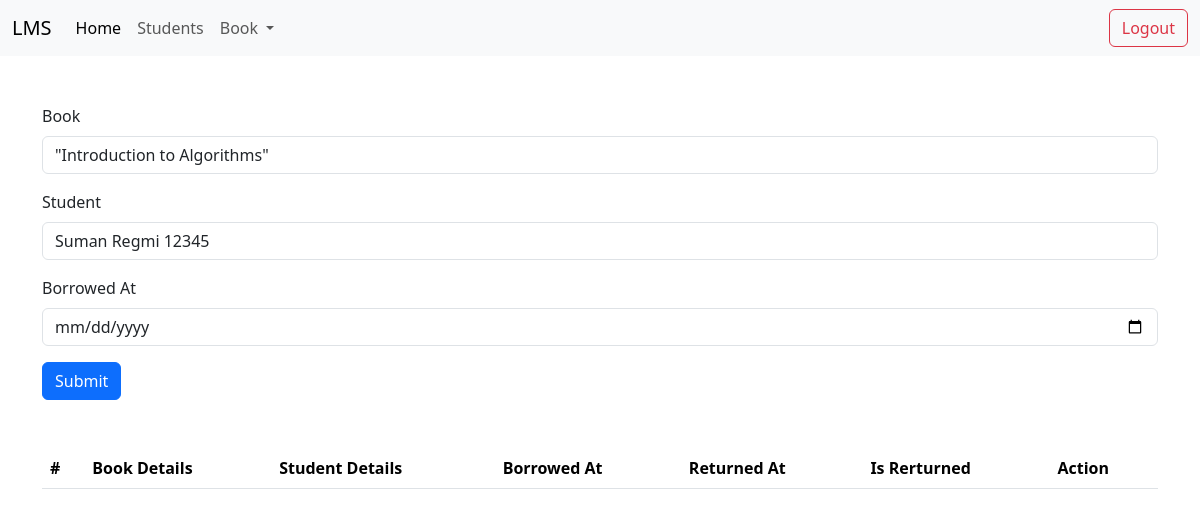
The app's page /dashboard/borrow/ (signed in), older data.
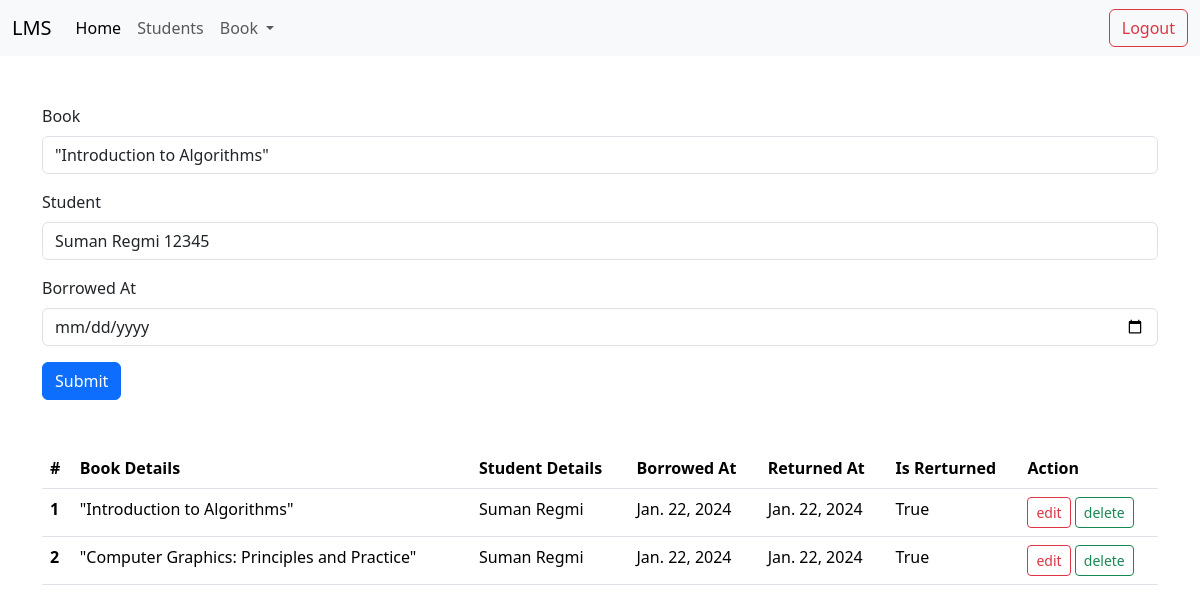
The same page, newer data.
### Lmsapp/models.py (models this page shows, shortened)
class BookBorrow(models.Model):
    student_id = models.ForeignKey("Student", on_delete=models.CASCADE)
    book_id = models.ForeignKey("Book", on_delete=models.CASCADE)
    borrowed_at = models.DateField()
    returned_at = models.DateField(blank = True, null = True)
    is_returned = models.BooleanField(default=False)

class Book(models.Model):
    name = models.CharField(max_length = 1000)
    author_name = models.CharField(max_length = 1000)
    no_of_copies = models.IntegerField()
    category_id =  models.ForeignKey("Category", on_delete=models.CASCADE)

class Student(models.Model):
    name = models.CharField(max_length = 1000)
    phone_number = models.CharField(max_length=15)
    image = models.FileField(upload_to='students/')
    student_id = models.CharField(max_length=50)

### Lmsapp/views.py (the view)
# urls.py: path('dashboard/borrow/', borrow),
def borrow(request):
    if request.method == "POST":
        req_book_id = request.POST.get('book_id')
        req_student_id = request.POST.get('student_id')
        req_borrowed_at = request.POST.get('borrowed_at')
        book = Book.objects.get(id=req_book_id)
        book.no_of_copies -= 1
        book.save()
        student = Student.objects.get(id=req_student_id)
        borrow = BookBorrow.objects.create(
        book_id=book,
        student_id = student,
        borrowed_at = req_borrowed_at,
        )
        borrow.save();
        if borrow:
            return redirect('/dashboard/borrow/')
        else:
            return render(request,'/dashboard/borrow/index.html',{'error':'Error Something went wrong '})
    else:
        if request.user.is_authenticated:
            students = Student.objects.all();
            books = Book.objects.all();
            borrows = BookBorrow.objects.all();
            return render(request, 'dashboard/borrow/index.html',{'students':students,'books':books,'borrows':borrows})
        else:
            return redirect('/login/')

### templates/dashboard/borrow/index.html (shortened to what this page needs)
{% extends "dashboard/layout/layout.html" %}
{% block content %}
<div class="mt-5">
    <div class="container">
        <form action="/dashboard/borrow/" method="POST">
            <div class="my-3 ">
                <label for="exampleFormControlInput1" class="form-label">Book</label>
                <select class="form-control" name="book_id">
                    {% for book in books %}
                    <option value="{{book.id}}">{{book.name}}</option>
                    {% endfor %}
                </select>
            </div>
            <div class="my-3 ">
                <label for="exampleFormControlInput1" class="form-label">Student</label>
                <select class="form-control" name="student_id">
                    {% for student in students %}
                    <option value="{{student.id}}">{{student.name}} {{student.student_id}}</option>
                    {% endfor %}
                </select>
            </div>
            <div class="my-3 ">
                <label for="exampleFormControlInput1" class="form-label">Borrowed At</label>
                <input type="date" class="form-control" name="borrowed_at" placeholder="name">
            </div>
            <button class="btn btn-primary" type="submit">Submit</button>
        </form>
    </div>
    <div class="container mt-5">
        <table class="table">
            <thead>
                <tr>
                    <th scope="col">#</th>
                    <th scope="col">Book Details</th>
                    <th scope="col">Student Details</th>
                    <th scope="col">Borrowed At</th>
                    <th scope="col">Returned At</th>
                    <th scope="col">Is Rerturned</th>
                    <th scope="col">Action</th>
                </tr>
            </thead>
            <tbody>
                {% for borrow in borrows %}
                <tr>
                    <th scope="row">{{ forloop.counter }}</th>
                    <td>{{ borrow.book_id.name }}</td>
                    <td>{{ borrow.student_id.name }}</td>
                    <td>{{ borrow.borrowed_at }}</td>
                    <td>{{ borrow.returned_at }}</td>
                    <td>{{ borrow.is_returned }}</td>
                    <td>
                        <a href="/dashboard/borrow/edit/{{borrow.id}}" class="btn btn-outline-danger btn-sm">edit</a>
                        <a href="/dashboard/borrow/delete/{{borrow.id}}" class="btn btn-outline-success btn-sm">delete</a>
                    </td>
                </tr>
                {% endfor %}
            </tbody>
        </table>
    </div>
</div>
{% endblock %}

### templates/dashboard/layout/layout.html (shortened to what this page needs)
<!DOCTYPE html>
<html lang="en">
<head>
  <link href="https://cdn.jsdelivr.net/npm/bootstrap@5.3.2/dist/css/bootstrap.min.css" rel="stylesheet">
</head>
<body>
    <nav class="navbar navbar-expand-lg bg-body-tertiary">
        <div class="container-fluid">
          <a class="navbar-brand" href="/dashboard/">LMS</a>
          <div class="collapse navbar-collapse" id="navbarSupportedContent">
            <ul class="navbar-nav me-auto mb-2 mb-lg-0">
              <li class="nav-item">
                <a class="nav-link active" aria-current="page" href="/dashboard/">Home</a>
              </li>
              <li class="nav-item">
                <a class="nav-link" href="/dashboard/students/">Students</a>
              </li>
              <li class="nav-item dropdown">
                <a class="nav-link dropdown-toggle" href="#" role="button" data-bs-toggle="dropdown" aria-expanded="false">
                  Book
                </a>
              </li>
            </ul>
            <form class="d-flex" role="search">
              <button class="btn btn-outline-danger" type="submit">Logout</button>
            </form>
          </div>
        </div>
      </nav>
      <main>
        {% block content %}{% endblock %}
      </main>
</body>
</html>

Row changes from the older to the newer data that the page shows:
added BookBorrow: book_id.name "\"Introduction to Algorithms\"", student_id.name "Suman Regmi", borrowed_at "Jan. 22, 2024", returned_at "Jan. 22, 2024", is_returned "True"
added BookBorrow: book_id.name "\"Computer Graphics: Principles and Practice\"", student_id.name "Suman Regmi", borrowed_at "Jan. 22, 2024", returned_at "Jan. 22, 2024", is_returned "True"
